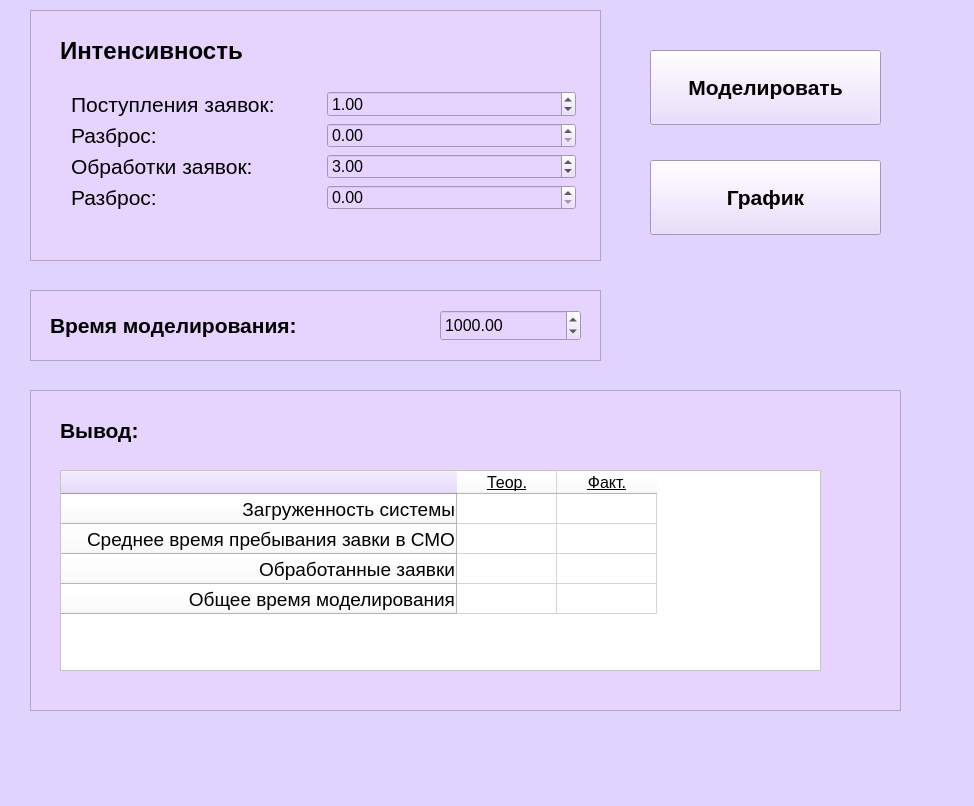
<?xml version="1.0" encoding="UTF-8"?>
<ui version="4.0">
 <class>MainWindow</class>
 <widget class="QMainWindow" name="MainWindow">
  <property name="geometry">
   <rect>
    <x>0</x>
    <y>0</y>
    <width>974</width>
    <height>806</height>
   </rect>
  </property>
  <property name="font">
   <font>
    <pointsize>16</pointsize>
   </font>
  </property>
  <property name="windowTitle">
   <string>EP lab_1</string>
  </property>
  <property name="styleSheet">
   <string notr="true">background-color: rgb(224, 212, 255);</string>
  </property>
  <widget class="QWidget" name="centralWidget">
   <property name="font">
    <font>
     <pointsize>16</pointsize>
    </font>
   </property>
   <widget class="QPushButton" name="pushButton_model">
    <property name="geometry">
     <rect>
      <x>650</x>
      <y>50</y>
      <width>231</width>
      <height>75</height>
     </rect>
    </property>
    <property name="font">
     <font>
      <pointsize>16</pointsize>
      <bold>true</bold>
     </font>
    </property>
    <property name="styleSheet">
     <string notr="true">background-color: rgb(230, 212, 255);</string>
    </property>
    <property name="text">
     <string>Моделировать</string>
    </property>
   </widget>
   <widget class="QPushButton" name="pushButton_graph">
    <property name="geometry">
     <rect>
      <x>650</x>
      <y>160</y>
      <width>231</width>
      <height>75</height>
     </rect>
    </property>
    <property name="font">
     <font>
      <pointsize>16</pointsize>
      <bold>true</bold>
     </font>
    </property>
    <property name="styleSheet">
     <string notr="true">background-color: rgb(230, 212, 255);</string>
    </property>
    <property name="text">
     <string>График</string>
    </property>
   </widget>
   <widget class="QFrame" name="frame">
    <property name="geometry">
     <rect>
      <x>30</x>
      <y>10</y>
      <width>571</width>
      <height>251</height>
     </rect>
    </property>
    <property name="font">
     <font>
      <pointsize>16</pointsize>
     </font>
    </property>
    <property name="styleSheet">
     <string notr="true">background-color: rgb(230, 212, 255);</string>
    </property>
    <property name="frameShape">
     <enum>QFrame::StyledPanel</enum>
    </property>
    <property name="frameShadow">
     <enum>QFrame::Raised</enum>
    </property>
    <widget class="QWidget" name="gridLayoutWidget">
     <property name="geometry">
      <rect>
       <x>30</x>
       <y>70</y>
       <width>527</width>
       <height>141</height>
      </rect>
     </property>
     <layout class="QGridLayout" name="gridLayout_2">
      <item row="3" column="1">
       <widget class="QDoubleSpinBox" name="spinbox_intensivity_oa_range">
        <property name="font">
         <font>
          <pointsize>12</pointsize>
         </font>
        </property>
        <property name="maximum">
         <double>99999.990000000005239</double>
        </property>
        <property name="singleStep">
         <double>0.100000000000000</double>
        </property>
       </widget>
      </item>
      <item row="2" column="0">
       <widget class="QLabel" name="label_3">
        <property name="font">
         <font>
          <pointsize>16</pointsize>
         </font>
        </property>
        <property name="text">
         <string>Обработки заявок:</string>
        </property>
       </widget>
      </item>
      <item row="3" column="0">
       <widget class="QLabel" name="label_4">
        <property name="font">
         <font>
          <pointsize>16</pointsize>
         </font>
        </property>
        <property name="text">
         <string>Разброс:</string>
        </property>
       </widget>
      </item>
      <item row="0" column="1">
       <widget class="QDoubleSpinBox" name="spinbox_intensivity_gen">
        <property name="font">
         <font>
          <pointsize>12</pointsize>
         </font>
        </property>
        <property name="maximum">
         <double>9999.989999999999782</double>
        </property>
        <property name="value">
         <double>1.000000000000000</double>
        </property>
       </widget>
      </item>
      <item row="0" column="0">
       <widget class="QLabel" name="label_2">
        <property name="font">
         <font>
          <pointsize>16</pointsize>
         </font>
        </property>
        <property name="text">
         <string>Поступления заявок:</string>
        </property>
       </widget>
      </item>
      <item row="2" column="1">
       <widget class="QDoubleSpinBox" name="spinbox_intensivity_oa">
        <property name="font">
         <font>
          <pointsize>12</pointsize>
         </font>
        </property>
        <property name="maximum">
         <double>99999.990000000005239</double>
        </property>
        <property name="value">
         <double>3.000000000000000</double>
        </property>
       </widget>
      </item>
      <item row="1" column="0">
       <widget class="QLabel" name="label_7">
        <property name="font">
         <font>
          <pointsize>16</pointsize>
         </font>
        </property>
        <property name="text">
         <string>Разброс:</string>
        </property>
       </widget>
      </item>
      <item row="1" column="1">
       <widget class="QDoubleSpinBox" name="spinbox_intensivity_gen_range">
        <property name="font">
         <font>
          <pointsize>12</pointsize>
         </font>
        </property>
        <property name="maximum">
         <double>99999.990000000005239</double>
        </property>
        <property name="singleStep">
         <double>0.100000000000000</double>
        </property>
       </widget>
      </item>
     </layout>
    </widget>
    <widget class="QLabel" name="label_6">
     <property name="geometry">
      <rect>
       <x>30</x>
       <y>20</y>
       <width>301</width>
       <height>41</height>
      </rect>
     </property>
     <property name="font">
      <font>
       <pointsize>18</pointsize>
       <bold>true</bold>
      </font>
     </property>
     <property name="text">
      <string>Интенсивность</string>
     </property>
    </widget>
   </widget>
   <widget class="QFrame" name="frame_2">
    <property name="geometry">
     <rect>
      <x>30</x>
      <y>290</y>
      <width>571</width>
      <height>71</height>
     </rect>
    </property>
    <property name="styleSheet">
     <string notr="true">background-color: rgb(230, 212, 255);</string>
    </property>
    <property name="frameShape">
     <enum>QFrame::StyledPanel</enum>
    </property>
    <property name="frameShadow">
     <enum>QFrame::Raised</enum>
    </property>
    <widget class="QLabel" name="label_5">
     <property name="geometry">
      <rect>
       <x>20</x>
       <y>20</y>
       <width>371</width>
       <height>31</height>
      </rect>
     </property>
     <property name="font">
      <font>
       <pointsize>16</pointsize>
       <bold>true</bold>
      </font>
     </property>
     <property name="text">
      <string>Время моделирования:</string>
     </property>
    </widget>
    <widget class="QDoubleSpinBox" name="spinbox_time_model">
     <property name="geometry">
      <rect>
       <x>410</x>
       <y>20</y>
       <width>141</width>
       <height>31</height>
      </rect>
     </property>
     <property name="font">
      <font>
       <pointsize>12</pointsize>
      </font>
     </property>
     <property name="minimum">
      <double>1.000000000000000</double>
     </property>
     <property name="maximum">
      <double>99999999.989999994635582</double>
     </property>
     <property name="value">
      <double>1000.000000000000000</double>
     </property>
    </widget>
   </widget>
   <widget class="QFrame" name="frame_3">
    <property name="geometry">
     <rect>
      <x>30</x>
      <y>390</y>
      <width>871</width>
      <height>321</height>
     </rect>
    </property>
    <property name="styleSheet">
     <string notr="true">background-color: rgb(230, 212, 255);</string>
    </property>
    <property name="frameShape">
     <enum>QFrame::StyledPanel</enum>
    </property>
    <property name="frameShadow">
     <enum>QFrame::Raised</enum>
    </property>
    <widget class="QLabel" name="label">
     <property name="geometry">
      <rect>
       <x>30</x>
       <y>20</y>
       <width>191</width>
       <height>41</height>
      </rect>
     </property>
     <property name="font">
      <font>
       <pointsize>16</pointsize>
       <bold>true</bold>
      </font>
     </property>
     <property name="text">
      <string>Вывод:</string>
     </property>
    </widget>
    <widget class="QTableWidget" name="tableWidget">
     <property name="geometry">
      <rect>
       <x>30</x>
       <y>80</y>
       <width>761</width>
       <height>201</height>
      </rect>
     </property>
     <property name="palette">
      <palette>
       <active>
        <colorrole role="WindowText">
         <brush brushstyle="SolidPattern">
          <color alpha="255">
           <red>0</red>
           <green>0</green>
           <blue>0</blue>
          </color>
         </brush>
        </colorrole>
        <colorrole role="Button">
         <brush brushstyle="SolidPattern">
          <color alpha="255">
           <red>255</red>
           <green>255</green>
           <blue>255</blue>
          </color>
         </brush>
        </colorrole>
        <colorrole role="Light">
         <brush brushstyle="SolidPattern">
          <color alpha="255">
           <red>255</red>
           <green>255</green>
           <blue>255</blue>
          </color>
         </brush>
        </colorrole>
        <colorrole role="Base">
         <brush brushstyle="SolidPattern">
          <color alpha="255">
           <red>255</red>
           <green>255</green>
           <blue>255</blue>
          </color>
         </brush>
        </colorrole>
        <colorrole role="Window">
         <brush brushstyle="SolidPattern">
          <color alpha="255">
           <red>255</red>
           <green>255</green>
           <blue>255</blue>
          </color>
         </brush>
        </colorrole>
        <colorrole role="Highlight">
         <brush brushstyle="SolidPattern">
          <color alpha="255">
           <red>0</red>
           <green>120</green>
           <blue>215</blue>
          </color>
         </brush>
        </colorrole>
       </active>
       <inactive>
        <colorrole role="WindowText">
         <brush brushstyle="SolidPattern">
          <color alpha="255">
           <red>0</red>
           <green>0</green>
           <blue>0</blue>
          </color>
         </brush>
        </colorrole>
        <colorrole role="Button">
         <brush brushstyle="SolidPattern">
          <color alpha="255">
           <red>255</red>
           <green>255</green>
           <blue>255</blue>
          </color>
         </brush>
        </colorrole>
        <colorrole role="Light">
         <brush brushstyle="SolidPattern">
          <color alpha="255">
           <red>255</red>
           <green>255</green>
           <blue>255</blue>
          </color>
         </brush>
        </colorrole>
        <colorrole role="Base">
         <brush brushstyle="SolidPattern">
          <color alpha="255">
           <red>255</red>
           <green>255</green>
           <blue>255</blue>
          </color>
         </brush>
        </colorrole>
        <colorrole role="Window">
         <brush brushstyle="SolidPattern">
          <color alpha="255">
           <red>255</red>
           <green>255</green>
           <blue>255</blue>
          </color>
         </brush>
        </colorrole>
        <colorrole role="Highlight">
         <brush brushstyle="SolidPattern">
          <color alpha="255">
           <red>240</red>
           <green>240</green>
           <blue>240</blue>
          </color>
         </brush>
        </colorrole>
       </inactive>
       <disabled>
        <colorrole role="WindowText">
         <brush brushstyle="SolidPattern">
          <color alpha="255">
           <red>120</red>
           <green>120</green>
           <blue>120</blue>
          </color>
         </brush>
        </colorrole>
        <colorrole role="Button">
         <brush brushstyle="SolidPattern">
          <color alpha="255">
           <red>255</red>
           <green>255</green>
           <blue>255</blue>
          </color>
         </brush>
        </colorrole>
        <colorrole role="Light">
         <brush brushstyle="SolidPattern">
          <color alpha="255">
           <red>255</red>
           <green>255</green>
           <blue>255</blue>
          </color>
         </brush>
        </colorrole>
        <colorrole role="Base">
         <brush brushstyle="SolidPattern">
          <color alpha="255">
           <red>255</red>
           <green>255</green>
           <blue>255</blue>
          </color>
         </brush>
        </colorrole>
        <colorrole role="Window">
         <brush brushstyle="SolidPattern">
          <color alpha="255">
           <red>255</red>
           <green>255</green>
           <blue>255</blue>
          </color>
         </brush>
        </colorrole>
        <colorrole role="Highlight">
         <brush brushstyle="SolidPattern">
          <color alpha="255">
           <red>0</red>
           <green>120</green>
           <blue>215</blue>
          </color>
         </brush>
        </colorrole>
       </disabled>
      </palette>
     </property>
     <property name="font">
      <font>
       <pointsize>16</pointsize>
      </font>
     </property>
     <property name="styleSheet">
      <string notr="true">background-color: rgb(255, 255, 255);</string>
     </property>
     <row>
      <property name="text">
       <string>Загруженность системы</string>
      </property>
      <property name="font">
       <font>
        <pointsize>14</pointsize>
       </font>
      </property>
      <property name="textAlignment">
       <set>AlignTrailing|AlignVCenter</set>
      </property>
     </row>
     <row>
      <property name="text">
       <string>Среднее время пребывания завки в СМО</string>
      </property>
      <property name="font">
       <font>
        <pointsize>14</pointsize>
       </font>
      </property>
      <property name="textAlignment">
       <set>AlignTrailing|AlignVCenter</set>
      </property>
     </row>
     <row>
      <property name="text">
       <string>Обработанные заявки</string>
      </property>
      <property name="font">
       <font>
        <pointsize>14</pointsize>
       </font>
      </property>
      <property name="textAlignment">
       <set>AlignTrailing|AlignVCenter</set>
      </property>
     </row>
     <row>
      <property name="text">
       <string>Общее время моделирования</string>
      </property>
      <property name="font">
       <font>
        <pointsize>14</pointsize>
       </font>
      </property>
      <property name="textAlignment">
       <set>AlignTrailing|AlignVCenter</set>
      </property>
     </row>
     <column>
      <property name="text">
       <string>Теор.</string>
      </property>
      <property name="font">
       <font>
        <pointsize>12</pointsize>
        <italic>false</italic>
        <underline>true</underline>
       </font>
      </property>
      <property name="background">
       <color>
        <red>196</red>
        <green>211</green>
        <blue>31</blue>
       </color>
      </property>
     </column>
     <column>
      <property name="text">
       <string>Факт.</string>
      </property>
      <property name="font">
       <font>
        <pointsize>12</pointsize>
        <underline>true</underline>
       </font>
      </property>
     </column>
     <item row="0" column="0">
      <property name="text">
       <string/>
      </property>
      <property name="font">
       <font>
        <pointsize>12</pointsize>
       </font>
      </property>
     </item>
     <item row="0" column="1">
      <property name="text">
       <string/>
      </property>
      <property name="font">
       <font>
        <pointsize>12</pointsize>
       </font>
      </property>
     </item>
     <item row="1" column="0">
      <property name="text">
       <string/>
      </property>
      <property name="font">
       <font>
        <pointsize>12</pointsize>
       </font>
      </property>
     </item>
     <item row="1" column="1">
      <property name="text">
       <string/>
      </property>
      <property name="font">
       <font>
        <pointsize>12</pointsize>
       </font>
      </property>
     </item>
     <item row="2" column="0">
      <property name="text">
       <string/>
      </property>
      <property name="font">
       <font>
        <pointsize>12</pointsize>
       </font>
      </property>
     </item>
     <item row="2" column="1">
      <property name="text">
       <string/>
      </property>
      <property name="font">
       <font>
        <pointsize>12</pointsize>
       </font>
      </property>
     </item>
     <item row="3" column="0">
      <property name="text">
       <string/>
      </property>
      <property name="font">
       <font>
        <pointsize>12</pointsize>
       </font>
      </property>
     </item>
     <item row="3" column="1">
      <property name="text">
       <string/>
      </property>
      <property name="font">
       <font>
        <pointsize>12</pointsize>
       </font>
      </property>
     </item>
    </widget>
   </widget>
  </widget>
 </widget>
 <layoutdefault spacing="6" margin="11"/>
 <resources/>
 <connections/>
</ui>
